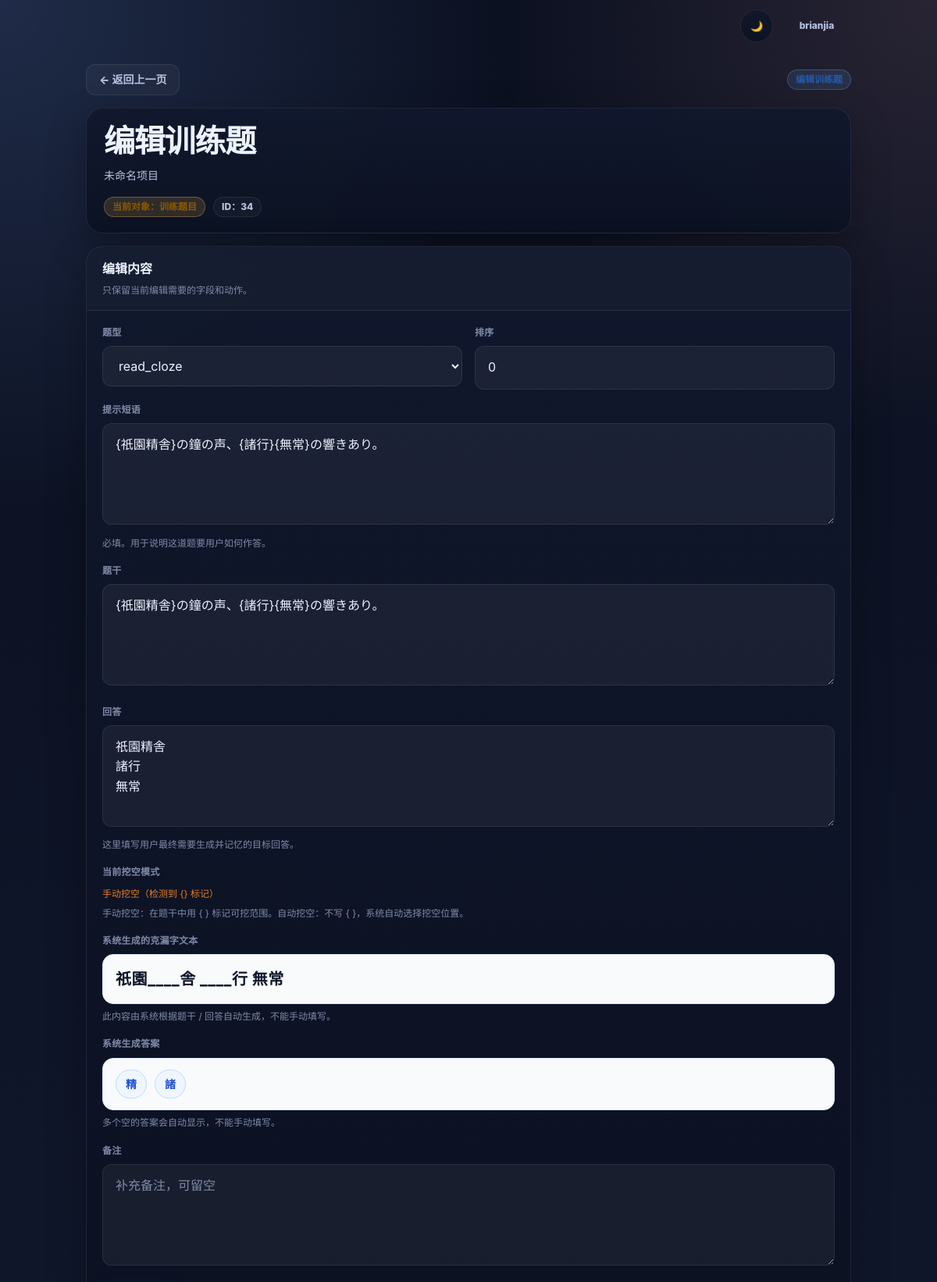
The page /question/34/edit/?next=/lesson/8/questions/ (signed in, upper part) on the database as committed earlier.
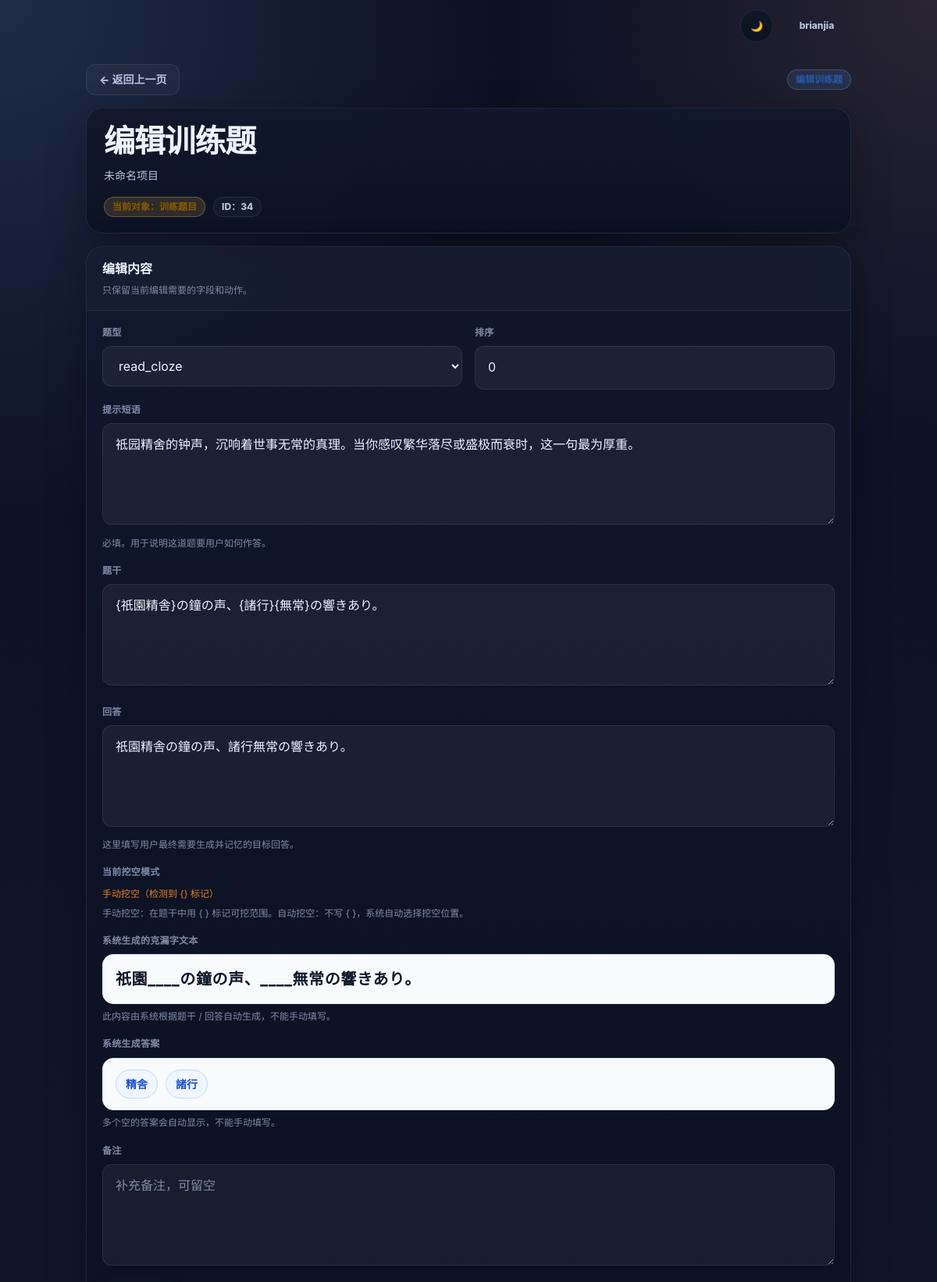
The same page on the database as committed later.
### app/train/models.py (models this page shows, shortened)
class TrainingItem(models.Model):
    TYPE_CHOICES = [
        ("listen", "听"),
        ("speak", "说"),
        ("read_cloze", "读-填空"),
        ("read_choice", "读-选择"),
        ("write", "写"),
    ]
    GRADING_MODE_CHOICES = [
        ("strict", "严格匹配"),
        ("normalize", "归一化匹配"),
        ("multi_answer", "多答案匹配"),
        ("keyword", "关键词匹配"),
    ]
    ANSWER_TYPE_CHOICES = [
        ("translation", "翻译"),
        ("polite_expression", "敬语表达"),
        ("tense_person_conversion", "时态/人称转换"),
        ("literary_expression", "文学表达"),
        ("fixed_expression", "固定表达"),
        ("general_response", "一般回答"),
    ]
    LANGUAGE_CHOICES = [
        ("ja", "日语"),
        ("en", "英语"),
        ("zh", "中文"),
        ("mixed", "混合"),
    ]
    CLOZE_MODE_CHOICES = [
        ("manual_only", "仅人工克漏字"),
        ("auto_only", "仅自动克漏字"),
        ("manual_first", "人工优先，自动补充"),
    ]
    MODE_CHOICES = [
        ("listen", "听力转换"),
        ("speak", "口说作答"),
        ("write", "输入作答"),
        ("cloze", "克漏字"),
        ("shadow", "跟读"),
        ("choice", "选择题"),
    ]
    question = models.ForeignKey(
        "Question",
        on_delete=models.CASCADE,
        related_name="training_items"
    )
    item_type = models.CharField(
        max_length=20,
        choices=TYPE_CHOICES
    )
    cloze_text = models.TextField(blank=True, null=True)
    cloze_answers = models.JSONField(blank=True, null=True)
    choices = models.JSONField(blank=True, null=True)
    correct_answers = models.JSONField(blank=True, null=True)
    prompt_text = models.TextField(blank=True, null=True)
    reveal_text_on_wrong = models.BooleanField(default=False)
    audio_file = models.FileField(
        upload_to="audio/",
        blank=True,
        null=True
    )
    answer_audio_file = models.FileField(
        upload_to="audio/answers/",
        blank=True,
        null=True
    )
    answer_use_tts = models.BooleanField(
        default=False
    )
    instruction_text = models.TextField(
        blank=True,
        default=""
    )
    source_text = models.TextField(
        blank=True,
        default=""
    )
    target_answer = models.TextField(
        blank=True,
        default=""
    )
    accepted_answers = models.JSONField(
        blank=True,
        default=list
    )
    explanation = models.TextField(
        blank=True,
        default=""
    )
    grading_mode = models.CharField(
        max_length=30,
        choices=GRADING_MODE_CHOICES,
        default="normalize"
    )
    answer_type = models.CharField(
        max_length=50,
        choices=ANSWER_TYPE_CHOICES,
        default="general_response"
    )
    language = models.CharField(
        max_length=20,
        choices=LANGUAGE_CHOICES,
        default="ja"
    )
    enabled_modes = models.JSONField(
        blank=True,
        default=list
    )
    difficulty = models.PositiveSmallIntegerField(
        default=1
    )
    source_audio = models.FileField(
        upload_to="audio/source/",
        blank=True,
        null=True
    )
    target_audio = models.FileField(
        upload_to="audio/target/",
        blank=True,
        null=True
    )
    manual_cloze_text = models.TextField(
        blank=True,
        default=""
    )
    cloze_mode = models.CharField(
        max_length=20,
        choices=CLOZE_MODE_CHOICES,
        default="manual_first"
    )
    auto_cloze_enabled = models.BooleanField(
        default=True
    )
    tags = models.JSONField(
        blank=True,
        default=list
    )
    source_reference = models.CharField(
        max_length=255,
        blank=True,
        default=""
    )
    notes = models.TextField(
        blank=True,
        default=""
    )
    is_active = models.BooleanField(
        default=True
    )
    sort_order = models.IntegerField(
        default=0
    )
    created_at = models.DateTimeField(auto_now_add=True)

### app/train/views/train_views.py (the view, shortened to what this page needs)
# urls.py: path("question/<int:question_id>/edit/", question_edit, name="question-edit"),
@login_required
def question_edit(request, question_id):
    question = get_object_or_404(
        Question,
        id=question_id,
        lesson__book__owner=request.user
    )
    next_url = (
        request.GET.get("next")
        or request.POST.get("next")
        or f"/lesson/{question.lesson_id}/"
    )
    training = question.training_items.order_by("-id").first()
    item_type = training.item_type if training else ""
    display_qtype = item_type or ""
    return render(request, "train/edit_item.html", {
        "mode": "question",
        "obj": question,
        "training": training,
        "item_type": item_type,
        "display_qtype": display_qtype,
        "next": next_url,
        "page_title": "编辑训练题",
        "choices_json": json.dumps(training.choices or [], ensure_ascii=False) if training else "[]",
        "cloze_answers_text": "\n".join(training.cloze_answers or []) if training and training.cloze_answers else "",
        "accepted_answers_text": "\n".join(training.accepted_answers or []) if training and training.accepted_answers else "",
        "listen_meta": (
            ((training.choices or [])[0].get("_meta", {}))
            if training and training.choices and isinstance((training.choices or [])[0], dict)
            else {}
        ),
    })

### app/train/templates/train/edit_item.html (shortened to what the changed rows need)
{% extends "train/base_train.html" %}
{% block content %}
{% firstof obj.title obj.question_text obj.question "未命名项目" as obj_name %}
<div class="page">
    <div class="shell">
        <section class="header-card">
            <h1 class="title">{{ page_title|default:"编辑项目" }}</h1>
        </section>
        <section class="form-card">
            <div class="card-header">
                <h2 class="card-title">编辑内容</h2>
            </div>
            <div class="card-body">
                <form method="post" enctype="multipart/form-data" class="edit-form" id="edit-form">
                    {% if mode == "book" %}
                        <div class="form-grid">
                            <div class="field-group full">
                                <div class="field-label">书册名称</div>
                                <input type="text" name="title" class="input" value="{{ obj.title|default:'' }}" placeholder="请输入书册名称" required>
                            </div>
                            <div class="field-group full">
                                <div class="field-label">书册说明</div>
                                <textarea name="description" class="textarea" placeholder="请输入书册说明，可留空">{{ obj.description|default:'' }}</textarea>
                            </div>
                        </div>
                    {% elif mode == "question" %}
                        <div class="form-grid">
                            <div class="field-group">
                                <div class="field-label">题型</div>
                                <select name="qtype" class="select">
                                    <option value="read_cloze" {% if display_qtype == "read_cloze" %}selected{% endif %}>read_cloze</option>
                                </select>
                            </div>
                            <div class="field-group">
                                <div class="field-label">排序</div>
                                <input type="number" name="order" class="input" value="{{ obj.order|default:0 }}" placeholder="请输入排序">
                            </div>
                            <div class="field-group full">
                                <div class="field-label">提示短语</div>
                                <textarea
                                    name="instruction_text"
                                    id="instruction-display"
                                    class="textarea"
                                    placeholder="例如：用敬语表达 / 用对应时态及人称提问 / 王勃怎么表达"
                                    required
                                >{% firstof training.instruction_text training.prompt_text obj.prompt_text obj.question_text obj.question "" %}</textarea>
                                <div class="field-help">必填。用于说明这道题要用户如何作答。</div>
                            </div>
                            <div class="field-group full">
                                <div class="field-label">题干</div>
                                <textarea
                                    id="question-display"
                                    class="textarea"
                                    placeholder="请输入题干"
                                    required
                                >{% firstof training.source_text obj.prompt_text obj.question_text obj.question "" %}</textarea>
                            </div>
                            <div class="field-group full">
                                <div class="field-label">回答</div>
                                <textarea
                                    id="answer-display"
                                    class="textarea"
                                    placeholder="请输入目标回答"
                                    required
                                >{% firstof training.target_answer obj.answer_text obj.answer "" %}</textarea>
                                <div class="field-help">这里填写用户最终需要生成并记忆的目标回答。</div>
                            </div>
                            {% if item_type == "read_cloze" %}
                                {% firstof training.source_text training.prompt_text obj.prompt_text obj.question_text obj.question "" as current_cloze_source %}
                                <div class="field-group full">
                                    <div class="field-label">当前挖空模式</div>
                                    {% if "{" in current_cloze_source and "}" in current_cloze_source %}
                                        <div class="field-help" style="color:#e67e22;">
                                            手动挖空（检测到 {} 标记）
                                        </div>
                                    {% else %}
                                        <div class="field-help" style="color:#27ae60;">
                                            自动挖空（未检测到 {} 标记）
                                        </div>
                                    {% endif %}
                                    <div class="field-help">
                                        手动挖空：在题干中用 { } 标记可挖范围。自动挖空：不写 { }，系统自动选择挖空位置。
                                    </div>
                                </div>
                                <div class="field-group full">
                                    <div class="field-label">系统生成的克漏字文本</div>
                                    <div class="readonly-box is-cloze">
                                        <div class="preview-main">
                                            {% firstof training.cloze_text "（保存后自动生成）" %}
                                        </div>
                                    </div>
                                    <div class="field-help">
                                        此内容由系统根据题干 / 回答自动生成，不能手动填写。
                                    </div>
                                </div>
                                <div class="field-group full">
                                    <div class="field-label">系统生成答案</div>
                                    <div class="readonly-box is-answer">
                                        {% if cloze_answers_text %}
                                            {% for answer in cloze_answers_text.splitlines %}
                                                {% if answer %}
                                                    <span class="answer-pill">{{ answer }}</span>
                                                {% endif %}
                                            {% endfor %}
                                        {% else %}
                                            <span class="preview-empty">（保存后自动生成）</span>
                                        {% endif %}
                                    </div>
                                    <div class="field-help">
                                        多个空的答案会自动显示，不能手动填写。
                                    </div>
                                </div>
                            {% endif %}
                            <div class="field-group full">
                                <div class="field-label">备注</div>
                                <textarea name="note" class="textarea" placeholder="补充备注，可留空">{{ obj.note|default:'' }}</textarea>
                            </div>
                            </div>
                            {% endif %}
                </form>
            </div>
        </section>
    </div>
</div>
{% endblock %}

Rows that differ between the two databases and show on the page:
changed TrainingItem "read_cloze": instruction_text "{祇園精舎}の鐘の声、{諸行}{無常}の響きあり。" → "祗园精舍的钟声，沉响着世事无常的真理。当你感叹繁华落尽或盛极而衰时，这一句最为厚重。"; target_answer "祇園精舎 諸行 無常" → "祇園精舎の鐘の声、諸行無常の響きあり。"; cloze_text "祇園____舎 ____行 無常" → "祇園____の鐘の声、____無常の響きあり。"
Other text that changed with them:
new list line: "精舎"
new list line: "諸行"
list line gone: "精"
list line gone: "諸"
